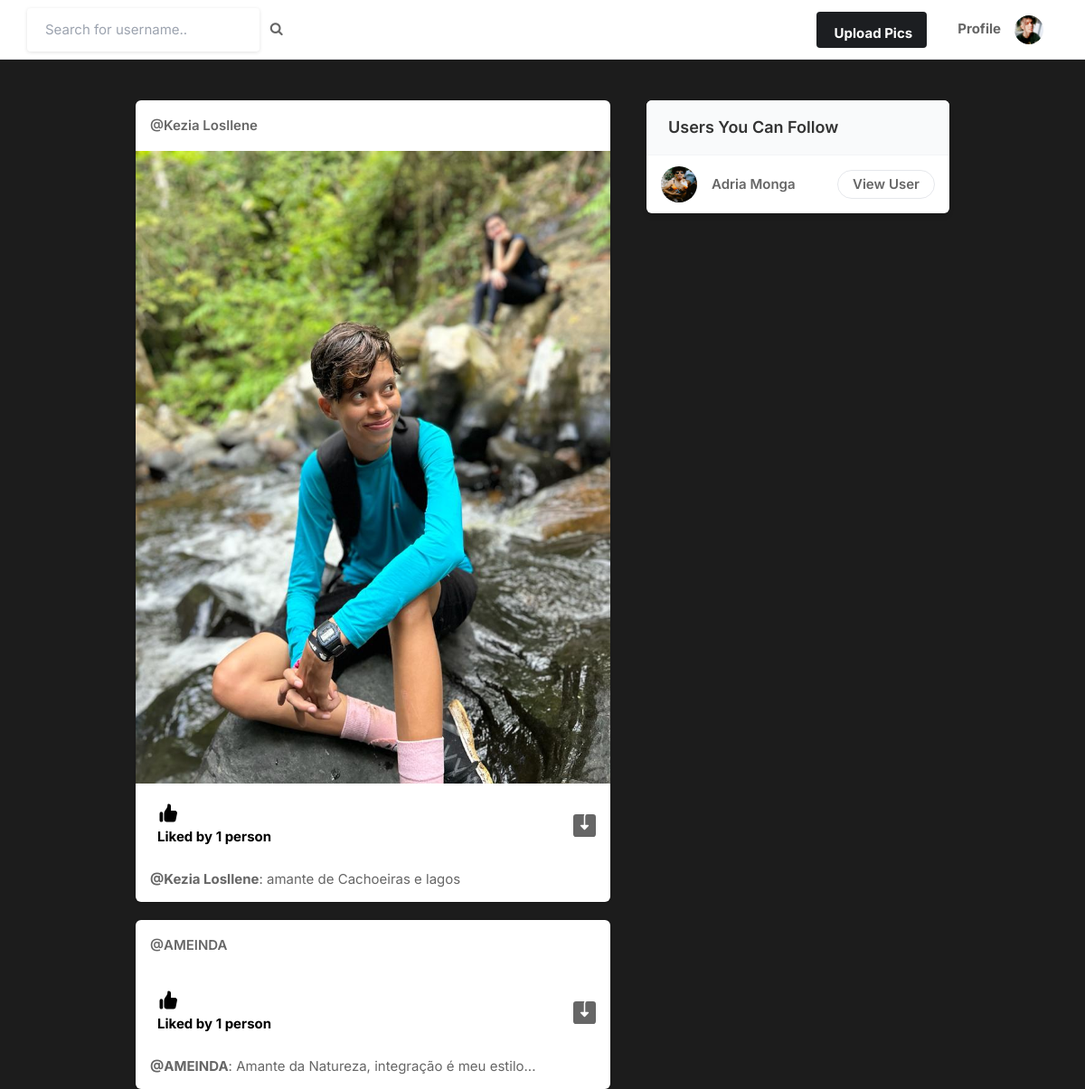
The page / (signed in) on the database its author committed.
### core/models.py (models this page shows, shortened)
class Profile(models.Model):
    user = models.ForeignKey(User, on_delete=models.CASCADE)
    id_user = models.IntegerField()
    bio = models.TextField(blank=True)
    profileimg = models.ImageField(upload_to='profile_images', default='blank-profile-picture.png')
    location = models.CharField(max_length=100, blank=True)

class Post(models.Model):
    id = models.UUIDField(primary_key=True, default=uuid.uuid4)
    user = models.CharField(max_length=100)
    image = models.ImageField(upload_to='post_images')
    caption = models.TextField()
    created_at = models.DateTimeField(default=datetime.now())
    numb_of_likes = models.IntegerField(default=0)

### core/views.py (the view)
# urls.py: path('', views.index, name='index'),
@login_required(login_url='signin')
def index(request):
    user_object = User.objects.get(username=request.user.username)
    user_profile = Profile.objects.get(user=user_object)
    user_following_list = []
    feed = []
    user_following = FollowersCount.objects.filter(follower=request.user.username)
    for users in user_following:
        user_following_list.append(users.user)
    for usernames in user_following_list:
        feed_lists = Post.objects.filter(user=usernames)
        feed.append(feed_lists)
    feed_list = list(chain(*feed))
    all_users = User.objects.all()
    user_following_all = []
    for user in user_following:
        user_list = User.objects.get(username=user.user)
        user_following_all.append(user_list)
    new_suggestions_list = [x for x in list(all_users) if (x not in list(user_following_all))]
    current_user = User.objects.filter(username=request.user.username)
    final_suggestions_list = [x for x in list(new_suggestions_list) if ( x not in list(current_user))]
    random.shuffle(final_suggestions_list)
    username_profile = []
    username_profile_list = []
    for users in final_suggestions_list:
        username_profile.append(users.id)
    for ids in username_profile:
        profile_lists = Profile.objects.filter(id_user=ids)
        username_profile_list.append(profile_lists)
    suggestions_username_profile_list = list(chain(*username_profile_list))
    return render(request, 'index.html', {'user_profile': user_profile, 'posts':feed_list, 'suggestions_username_profile_list': suggestions_username_profile_list[:4]})

### templates/index.html (shortened to what this page needs)
{% load static %}
<!DOCTYPE html>
<html lang="en">
<head>
    <link rel="stylesheet" href="{% static 'assets/css/icons.css' %}">
    <link rel="stylesheet" href="{% static 'assets/css/uikit.css' %}">
    <link rel="stylesheet" href="{% static 'assets/css/style.css' %}">
    <link rel="stylesheet" href="{% static 'assets/css/tailwind.css' %}">
    <link rel="stylesheet" href="https://cdnjs.cloudflare.com/ajax/libs/font-awesome/4.7.0/css/font-awesome.min.css">
</head>
<body>
            <header>
                <div class="header_inner">
                    <form action="/search" method="POST">
                        <div class="left-side">
                                <input type="text" name="username" placeholder="Search for username..">&nbsp; &nbsp;
                                <button type="submit"><i class="fa fa-search fa-1x"></i></button>
                        </div>
                    </form>
                        <div class="right-side lg:pr-4">
                            <a href="#"
                                class="bg-pink-500 flex font-bold hidden hover:bg-pink-600 hover:text-white inline-block items-center lg:block max-h-10 mr-4 px-4 py-2 rounded shado text-white">
                                  Upload Pics
                            </a>
                        <div>
                            <a href="profile/{{user.username}}"><i class="uil-home-alt mr-1"></i><strong>Profile</strong></a>
                        </div>
                        <a href="#">
                            <img src="{{user_profile.profileimg.url}}" class="header-avatar" alt="">
                        </a>
                    </div>
                </div>
            </header>
            <div class="container m-auto">
                <div class="lg:flex justify-center lg:space-x-10 lg:space-y-0 space-y-5">
                    <div class="space-y-5 flex-shrink-0 lg:w-7/12">
                        {% for post in posts reversed %}
                        <div class="bg-white shadow rounded-md  -mx-2 lg:mx-0">
                            <div class="flex justify-between items-center px-4 py-3">
                                <div class="flex flex-1 items-center space-x-4">
                                    <span class="block capitalize font-semibold "><a href="#">@{{post.user}}</a></span>
                                </div>
                              <div>
                                <a href="#"> <i class="icon-feather-more-horizontal text-2xl hover:bg-black-200 rounded-full p-2 transition -mr-1 "></i> </a>
                              </div>
                            </div>
                            <div uk-lightbox>
                                <a href="{{post.image.url}}">
                                    <img src="{{post.image.url}}" alt="">
                                </a>
                            </div>
                            <div class="py-3 px-4 space-y-3">
                                <div class="flex space-x-4 lg:font-bold">
                                    <a href="/like-post?post_id={{post.id}}" class="flex items-center space-x-2">
                                        <div class="p-2 rounded-full text-black">
                                            {%if post.numb_of_likes == 0%}
                                            <p> No likes</p>
                                            {%elif post.numb_of_likes == 1%}
                                            <p> Liked by {{post.numb_of_likes}} person</p>
                                            {%else%}
                                            <p> Liked by {{post.numb_of_likes}} person</p>
                                            {%endif%}
                                        </div>
                                    </a>
                                    <a href="{{post.image.url}}" class="flex items-center space-x-2 flex-1 justify-end" download>
                                    </a>
                                </div>
                                <p>
                                    <a href="#"><strong>@{{post.user}}</strong>:</a> {{post.caption}}
                                </p>
                            </div>
                        </div>
                        {%endfor%}
                    </div>
                    <div class="lg:w-5/12">
                        <div class="bg-white  shadow-md rounded-md overflow-hidden">
                            <div class="bg-gray-50  border-b border-gray-100 flex items-baseline justify-between py-4 px-6 ">
                                <h2 class="font-semibold text-lg">Users You Can Follow</h2>
                            </div>
                            <div class="divide-gray-300 divide-gray-50 divide-opacity-50 divide-y px-4 ">
                                {% for suggestion in suggestions_username_profile_list %}
                                <div class="flex items-center justify-between py-3">
                                    <div class="flex flex-1 items-center space-x-4">
                                        <a href="/profile/{{suggestion.user}}">
                                            <img src="{{suggestion.profileimg.url}}" class="bg-gray-200 rounded-full w-10 h-10">
                                        </a>
                                        <div class="flex flex-col">
                                            <span class="block capitalize font-semibold"> {{suggestion.user}} </span>
                                        </div>
                                    </div>
                                    <a href="/profile/{{suggestion.user}}" class="border border-gray-200 font-semibold px-4 py-1 rounded-full hover:bg-pink-600 hover:text-white hover:border-pink-600 "> View User </a>
                                </div>
                                {% endfor %}
                            </div>
                        </div>
                    </div>
                </div>
            </div>
</body>
</html>

### static/assets/css/style.css (style rules this page uses)
body { background-color: #1C1C1C!important; }
button { vertical-align: middle; }
input { height: 48px; line-height: 48px; padding: 0 20px; outline: none; font-size: 15px; color: #808080; max-width: 100%; width: 100%; -webkit-box-sizing: border-box; box-sizing: border-box; display: block; font-weight: 400; opacity: 1; border-radius: 4px; border: none; -webkit-box-shadow: 0 1px 4px 0px rgba(0, 0, 0, 0.12); box-shadow: 0 1px 4px 0px rgba(0, 0, 0, 0.12); }
input[type="text"], input[type="password"], input[type="email"], input[type="number"] { height: 48px; line-height: 48px; padding: 0 20px; outline: none; font-size: 15px; color: #808080; max-width: 100%; width: 100%; -webkit-box-sizing: border-box; box-sizing: border-box; display: block; font-weight: 400; opacity: 1; border-radius: 4px; border: none; -webkit-box-shadow: 0 1px 4px 0px rgba(0, 0, 0, 0.12); box-shadow: 0 1px 4px 0px rgba(0, 0, 0, 0.12); }
input { -webkit-transition: all 0.1s ease-in-out; transition: all 0.1s ease-in-out; }
::placeholder { color: #808080; opacity: 1; }
button { border: none; margin: 0; padding: 0; width: auto; overflow: visible; background: transparent; color: inherit; font: inherit; line-height: normal; cursor: pointer; }
a { color: #be185d; -webkit-transition: 0.3s; transition: 0.3s; outline: none !important; }
button { outline: none !important; }
img { max-width: 100%; }
body { color: #666; font-size: 15px; line-height: 27px; background-color: #f0f2f5; font-family: "Inter", sans-serif; text-transform: none; }
body p { font-size: 15px; line-height: 27px; }
h1, h2, h3, h4, h5, h6 { font-family: "Inter", sans-serif; text-transform: none; }
input[type="text"], input[type="password"], input[type="email"] { font-family: "Inter", sans-serif; text-transform: none; }
button, body .pac-container { font-family: "Inter", sans-serif; text-transform: none; }
h1, h2, h3, h4, h5, h6 { color: #333; font-weight: 500; margin: 0; padding: 0; }
h2 { font-size: 26px; }
b, strong { font-weight: 700 !important; }
@media (min-width: 1024px) { .container { max-width: 900px !important; padding-top: 45px; } }
header { background-color: #fff; left: 0; right: 0; top: 0; z-index: 99; height: 66px; display: -webkit-box; display: -ms-flexbox; display: flex; -webkit-box-align: center; -ms-flex-align: center; align-items: center; border-bottom: 1px solid #e5e7eb; }
header .header_inner { display: -webkit-box; display: -ms-flexbox; display: flex; -webkit-box-align: center; -ms-flex-align: center; align-items: center; max-width: 1090px; margin: auto; width: 100%; max-width: 100% !important; padding: 0 30px; }
header .header_inner .left-side { display: -webkit-box; display: -ms-flexbox; display: flex; -webkit-box-align: center; -ms-flex-align: center; align-items: center; }
header .header_inner .right-side { display: -webkit-box; display: -ms-flexbox; display: flex; -webkit-box-align: center; -ms-flex-align: center; align-items: center; -webkit-box-pack: end; -ms-flex-pack: end; justify-content: flex-end; margin-left: auto; }
header .header_inner .right-side .header-avatar { width: 32px; height: 32px; border-radius: 100%; margin-left: 15px; }

### rows shown on the page
Profile: profileimg (picture)
Post: user "Kezia Losllene", image (picture), numb_of_likes "1", caption "amante de Cachoeiras e lagos"
Post: user "AMEINDA", numb_of_likes "1", caption "Amante da Natureza, integração é meu estilo..."
Profile: profileimg (picture), user "Adria Monga"
